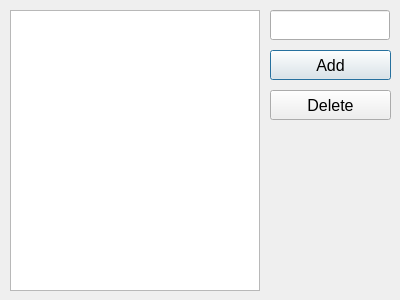
<?xml version="1.0" encoding="UTF-8"?>
<ui version="4.0">
 <class>Dialog</class>
 <widget class="QDialog" name="Dialog">
  <property name="geometry">
   <rect>
    <x>0</x>
    <y>0</y>
    <width>400</width>
    <height>300</height>
   </rect>
  </property>
  <property name="windowTitle">
   <string>Destination setting</string>
  </property>
  <widget class="QListView" name="listView">
   <property name="geometry">
    <rect>
     <x>10</x>
     <y>10</y>
     <width>250</width>
     <height>281</height>
    </rect>
   </property>
  </widget>
  <widget class="QPushButton" name="pushButton">
   <property name="geometry">
    <rect>
     <x>270</x>
     <y>50</y>
     <width>121</width>
     <height>30</height>
    </rect>
   </property>
   <property name="font">
    <font>
     <pointsize>12</pointsize>
     <weight>50</weight>
     <bold>false</bold>
    </font>
   </property>
   <property name="text">
    <string>Add</string>
   </property>
  </widget>
  <widget class="QPushButton" name="pushButton_2">
   <property name="geometry">
    <rect>
     <x>270</x>
     <y>90</y>
     <width>121</width>
     <height>30</height>
    </rect>
   </property>
   <property name="font">
    <font>
     <pointsize>12</pointsize>
     <weight>50</weight>
     <bold>false</bold>
    </font>
   </property>
   <property name="text">
    <string>Delete</string>
   </property>
  </widget>
  <widget class="QLineEdit" name="lineEdit">
   <property name="geometry">
    <rect>
     <x>270</x>
     <y>10</y>
     <width>120</width>
     <height>30</height>
    </rect>
   </property>
   <property name="font">
    <font>
     <pointsize>12</pointsize>
    </font>
   </property>
  </widget>
 </widget>
 <resources/>
 <connections/>
</ui>
